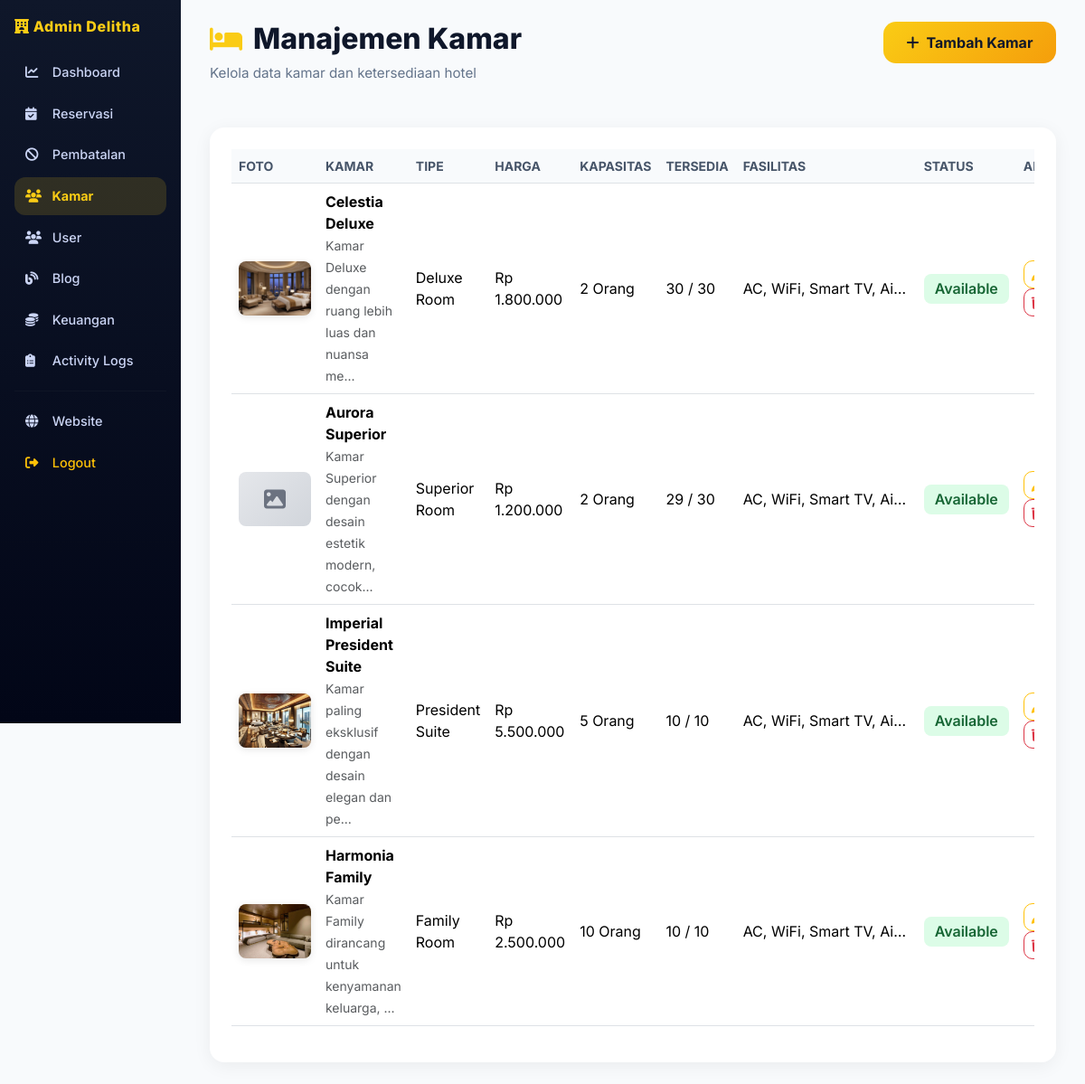
Screenshot of /admin/rooms/rooms.php (signed in) with the database file from the repository.
### tables this page shows
CREATE TABLE `rooms` (
  `id` int NOT NULL,
  `name` varchar(100) NOT NULL,
  `type` varchar(50) NOT NULL,
  `price` decimal(10,2) NOT NULL,
  `capacity` int NOT NULL,
  `total_rooms` int NOT NULL,
  `available_rooms` int NOT NULL,
  `facilities` text,
  `description` text,
  `image` varchar(255) DEFAULT NULL,
  `status` enum('available','maintenance') DEFAULT 'available',
  `created_at` timestamp NOT NULL DEFAULT CURRENT_TIMESTAMP,
  `updated_at` timestamp NOT NULL DEFAULT CURRENT_TIMESTAMP ON UPDATE CURRENT_TIMESTAMP
);

### config/database.php (called while the page is built, shortened)
<?php
function formatRupiah($angka) {
    return 'Rp ' . number_format($angka, 0, ',', '.');
}

### admin/rooms/rooms.php (the view, shortened to what this page needs)
<?php
require_once '../../config/database.php';
$rooms = mysqli_query($conn,"
    SELECT * FROM rooms
    ORDER BY created_at DESC
");
?>
<!DOCTYPE html>
<html lang="id">
<head>
<link href="https://cdn.jsdelivr.net/npm/bootstrap@5.3.2/dist/css/bootstrap.min.css" rel="stylesheet">
<link href="https://cdnjs.cloudflare.com/ajax/libs/font-awesome/6.5.0/css/all.min.css" rel="stylesheet">
</head>
<body>
<?php include_once '../../includes/sidebar.php'; ?>
<div class="main-content">
        <div class="d-flex justify-content-between align-items-start flex-wrap gap-3 page-header">
            <div>
                <h1 class="page-title">
                    <i class="fa-solid fa-bed"></i>
                    Manajemen Kamar
                </h1>
                <p class="page-subtitle">
                    Kelola data kamar dan ketersediaan hotel
                </p>
            </div>
            <a href="<?= BASE_URL ?>/admin/rooms/room_add.php" class="btn-add">
                <i class="fa-solid fa-plus"></i> Tambah Kamar
            </a>
        </div>
        <div class="table-card">
            <div class="table-responsive">
                <table class="table align-middle">
                    <thead>
                        <tr>
                            <th>Foto</th>
                            <th>Kamar</th>
                            <th>Tipe</th>
                            <th>Harga</th>
                            <th>Kapasitas</th>
                            <th>Tersedia</th>
                            <th>Fasilitas</th>
                            <th>Status</th>
                            <th width="110">Aksi</th>
                        </tr>
                    </thead>
                    <tbody>
                    <?php if(mysqli_num_rows($rooms)==0): ?>
                        <tr>
                            <td colspan="9" class="text-center text-muted py-5">
                                <i class="fa-solid fa-bed fa-3x mb-3 opacity-25"></i>
                                <p>Belum ada data kamar</p>
                            </td>
                        </tr>
                    <?php else: ?>
                        <?php while($r=mysqli_fetch_assoc($rooms)): ?>
                        <tr>
                            <td>
                                <?php if(!empty($r['image']) && file_exists('../../uploads/rooms/'.$r['image'])): ?>
                                    <img src="<?= BASE_URL ?>/uploads/rooms/<?= htmlspecialchars($r['image']) ?>"
                                         alt="<?= htmlspecialchars($r['name']) ?>"
                                         class="room-thumbnail">
                                <?php else: ?>
                                    <div class="no-image">
                                        <i class="fa-solid fa-image"></i>
                                    </div>
                                <?php endif; ?>
                            </td>
                            <td>
                                <strong><?= htmlspecialchars($r['name']) ?></strong><br>
                                <small class="text-muted">
                                    <?= htmlspecialchars(substr($r['description'], 0, 50)) ?>...
                                </small>
                            </td>
                            <td><?= htmlspecialchars($r['type']) ?></td>
                            <td><?= formatRupiah($r['price']) ?></td>
                            <td><?= $r['capacity'] ?> Orang</td>
                            <td><?= $r['available_rooms'] ?> / <?= $r['total_rooms'] ?></td>
                            <td class="fasilitas">
                                <?= !empty($r['facilities']) ? htmlspecialchars($r['facilities']) : '-' ?>
                            </td>
                            <td>
                                <?php if($r['status']=='available'): ?>
                                    <span class="badge-available">Available</span>
                                <?php else: ?>
                                    <span class="badge-unavailable">Maintenance</span>
                                <?php endif; ?>
                            </td>
                            <td>
                                <a href="<?= BASE_URL ?>/admin/rooms/room_edit.php?id=<?= $r['id'] ?>"
                                   class="btn btn-outline-warning btn-sm btn-action"
                                   title="Edit">
                                    <i class="fa-solid fa-pen"></i>
                                </a>
                                <a href="<?= BASE_URL ?>/admin/rooms/room_delete.php?id=<?= $r['id'] ?>"
                                   class="btn btn-outline-danger btn-sm btn-action"
                                   title="Hapus">
                                    <i class="fa-solid fa-trash"></i>
                                </a>
                            </td>
                        </tr>
                        <?php endwhile; ?>
                    <?php endif; ?>
                    </tbody>
                </table>
            </div>
        </div>
</div>
</body>
</html>

### admin/rooms/rooms.php (style rules this page uses)
body { background:#f8fafc; font-family:'Inter',sans-serif; }
.main-content { margin-left: 200px; padding: 1.25rem 2.5rem 2rem; }
@media (max-width: 1200px) { .main-content { padding: 1.5rem 2rem; } }
.page-header { margin-bottom:2rem; animation:fadeInDown .6s ease-out; }
.page-title { font-size:2rem; font-weight:800; color:#0f172a; display:flex; align-items:center; gap:12px; }
.page-title i { color:#facc15; font-size:1.8rem; }
.page-subtitle { color:#64748b; font-size:.95rem; }
.btn-add { background:linear-gradient(135deg,#facc15,#f59e0b); border:none; color:#0f172a; font-weight:700; padding:.7rem 1.6rem; border-radius:14px; transition:.25s ease; text-decoration:none; display:inline-flex; align-items:center; gap:.5rem; }
.table-card { background:#fff; border-radius:16px; padding:1.5rem; box-shadow:0 4px 20px rgba(0,0,0,.06); animation:fadeInUp .6s ease-out .2s backwards; }
.table thead th { background:#f8fafc; color:#475569; font-weight:700; font-size:.875rem; text-transform:uppercase; }
.table tbody tr { transition:.25s; }
.table td,.table th { vertical-align:middle; }
.room-thumbnail { width: 80px; height: 60px; object-fit: cover; border-radius: 8px; box-shadow: 0 2px 8px rgba(0,0,0,.1); }
.no-image { width: 80px; height: 60px; background: linear-gradient(135deg, #e5e7eb, #d1d5db); border-radius: 8px; display: flex; align-items: center; justify-content: center; color: #6b7280; font-size: 1.5rem; }
.badge-available { background:#dcfce7; color:#166534; font-weight:600; border-radius:8px; padding:.4rem .75rem; }
.btn-action { border-radius:10px; }
td.fasilitas { max-width: 200px; white-space: nowrap; overflow: hidden; text-overflow: ellipsis; }

### rows the page displays
rooms: image (picture), name "Celestia Deluxe", description "Kamar Deluxe dengan ruang lebih luas dan nuansa me", type "Deluxe Room", price "Rp 1.800.000", capacity "2", available_rooms "30", total_rooms "30", facilities "AC, WiFi, Smart TV, Ai…", status "Available"
rooms: name "Aurora Superior", description "Kamar Superior dengan desain estetik modern, cocok", type "Superior Room", price "Rp 1.200.000", capacity "2", available_rooms "29", total_rooms "30", facilities "AC, WiFi, Smart TV, Ai…", status "Available"
rooms: image (picture), name "Imperial President Suite", description "Kamar paling eksklusif dengan desain elegan dan pe", type "President Suite", price "Rp 5.500.000", capacity "5", available_rooms "10", total_rooms "10", facilities "AC, WiFi, Smart TV, Ai…", status "Available"
rooms: image (picture), name "Harmonia Family", description "Kamar Family dirancang untuk kenyamanan keluarga,", type "Family Room", price "Rp 2.500.000", capacity "10", available_rooms "10", total_rooms "10", facilities "AC, WiFi, Smart TV, Ai…", status "Available"
